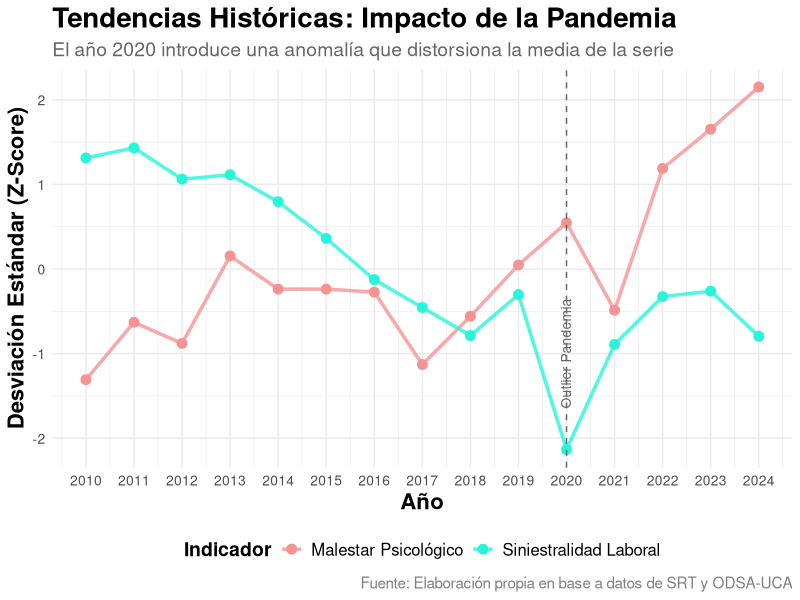
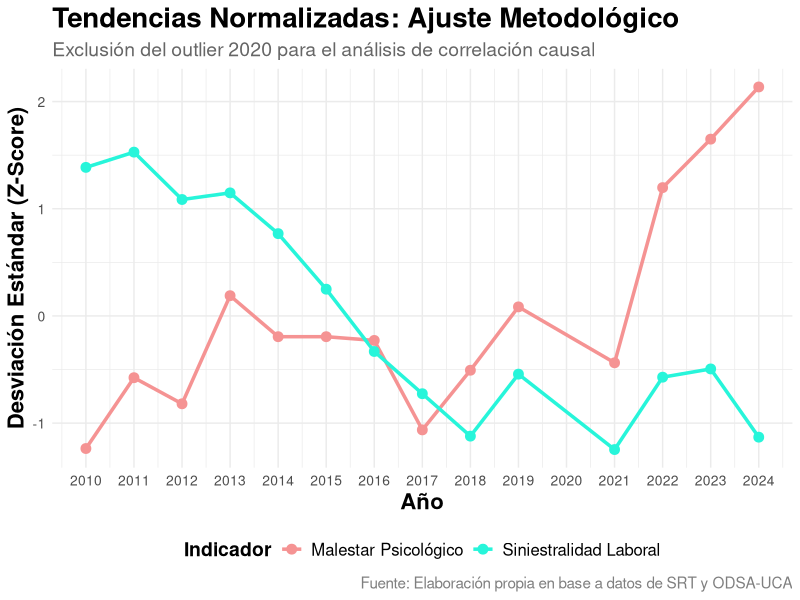
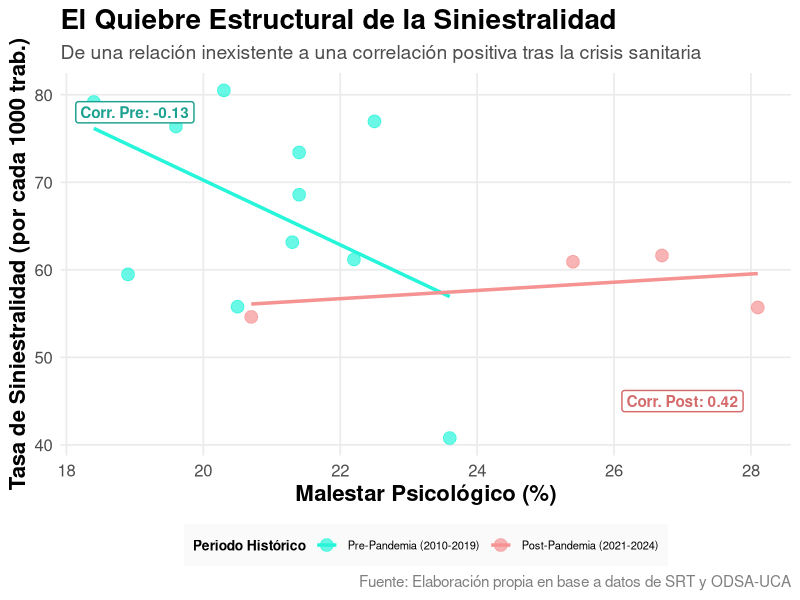
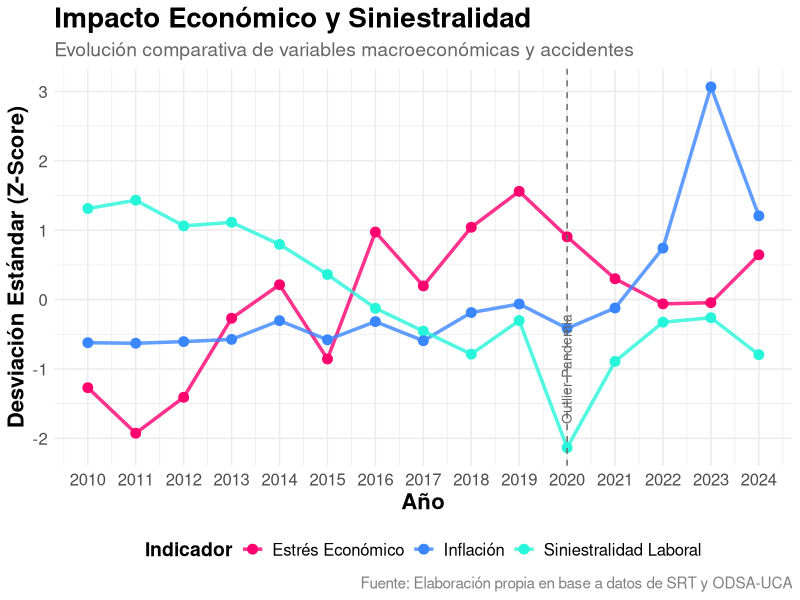
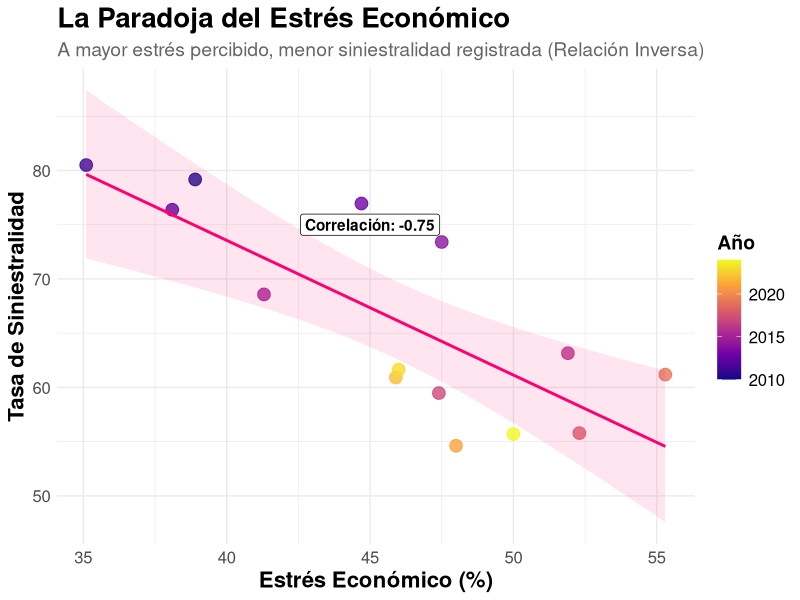
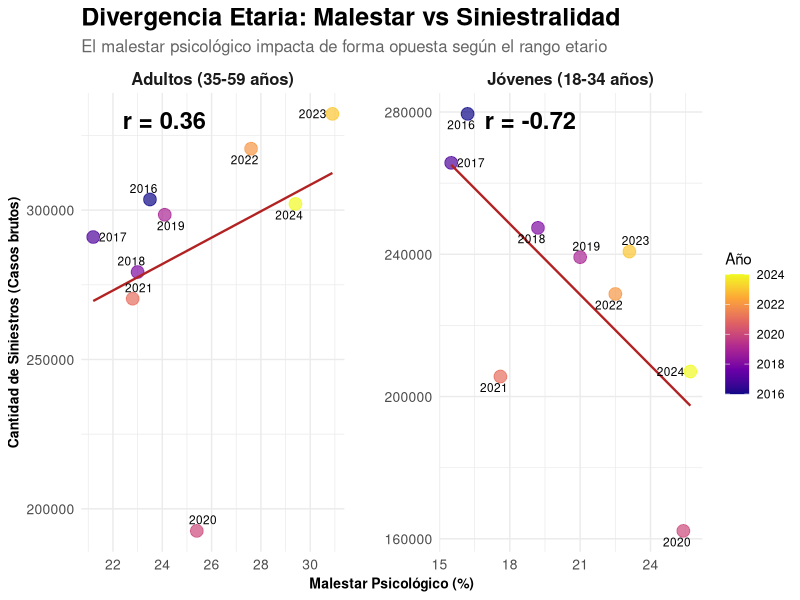

Recreate these plots in R, in order.
## ---- chunk 1
knitr::opts_chunk$set(
  echo = TRUE,
  warning = FALSE,
  message = FALSE,
  fig.align = "center"
)
## ---- chunk 2
library(tidyverse)   # Limpieza y manipulación (dplyr, ggplot2, tidyr)  
library(lubridate)
library(knitr)
library(kableExtra)
library(readxl)
library(ggrepel)

## ---- chunk 3

df_salud_laboral <- read_excel("./data/Libro1.xlsx") #  Carga de dataset siniestralidad, malestar psicológico y datos económicos

## ---- chunk 4
df_salud_laboral %>%
  head(5) %>%
  kable(caption = "Primeros registros del dataset principal") %>%
  kable_styling(bootstrap_options = c("striped", "hover", "condensed", "responsive"))
## ---- chunk 5

tabla_sexo <- read_excel("./data/Libro2.xlsx") #Datos Estratificados por sexo

## ---- chunk 6
head(tabla_sexo)%>%
  head(5) %>%
  kable(caption = "Primeros registros del dataset principal") %>%
  kable_styling(bootstrap_options = c("striped", "hover", "condensed", "responsive"))
## ---- chunk 7

df_edad <- read_excel("./data/Libro3.xlsx") #Datos Estratificados por edad

## ---- chunk 8
head(df_edad)%>%
  head(5) %>%
  kable(caption = "Primeros registros del dataset principal") %>%
  kable_styling(bootstrap_options = c("striped", "hover", "condensed", "responsive"))
## ---- chunk 9

# Preparación de Tabla de Trabajo

df_analisis <- df_salud_laboral %>%
  mutate(
    tasa_siniestralidad = (Accidentabilidad_Laboral / Trab_Activos) * 1000,
  )

# Calculo de Correlación

cor_malestar <- cor(df_analisis$Malestar_Total, df_analisis$tasa_siniestralidad)
cor_malestar
## ---- chunk 10
# Definimos colores

colores_voro <- c("siniestralidad_z" = "#27F5DA", "malestar_z" = "#F59393")

# --- GRÁFICA 1: ESCENARIO TOTAL (CON 2020) ---

df_con_2020 <- df_analisis %>%
  select(Anio, Malestar_Total, tasa_siniestralidad) %>%
  mutate(
    malestar_z = (Malestar_Total - mean(Malestar_Total)) / sd(Malestar_Total),   # Normalización Z
    siniestralidad_z = (tasa_siniestralidad - mean(tasa_siniestralidad)) / sd(tasa_siniestralidad)  #Normalización Z
  ) %>%
  pivot_longer(cols = c(malestar_z, siniestralidad_z), names_to = "Variable", values_to = "Valor")

plot_con_2020 <- ggplot(df_con_2020, aes(x = Anio, y = Valor, color = Variable)) +
  geom_line(size = 1.2, alpha = 0.8) +
  geom_point(size = 3) +
  geom_vline(xintercept = 2020, linetype = "dashed", color = "gray40") +
  annotate("text", x = 2020.2, y = -1.0, label = "Outlier Pandemia", 
           angle = 90, vjust = -0.5, color = "gray40", size = 3.5) +
  scale_x_continuous(breaks = 2010:2024) +
  scale_color_manual(values = colores_voro, 
                     labels = c("Malestar Psicológico", "Siniestralidad Laboral")) +
  theme_minimal() +
  labs(title = "Tendencias Históricas: Impacto de la Pandemia",
       subtitle = "El año 2020 introduce una anomalía que distorsiona la media de la serie",
       caption = "Fuente: Elaboración propia en base a datos de SRT y ODSA-UCA",
       y = "Desviación Estándar (Z-Score)", x = "Año", color = "Indicador") +
  theme(
    legend.position = "bottom",
    
    # TÍTULO EXTRA GRANDE
    plot.title = element_text(size = 20, face = "bold", hjust = 0),
    
    # SUBTÍTULO MEDIANO
    plot.subtitle = element_text(size = 14, color = "gray40", hjust = 0),
    
    # EJES GRANDES
    axis.title = element_text(size = 16, face = "bold"),
    axis.text = element_text(size = 10),
    
    # LEYENDA GRANDE
    legend.title = element_text(size = 14, face = "bold"),
    legend.text = element_text(size = 12),
    
    # CAPTION
    plot.caption = element_text(size = 11, color = "gray50", hjust = 1)
  )
plot_con_2020
## ---- chunk 11
# --- GRÁFICA 2: ESCENARIO FILTRADO (SIN 2020) ---
df_sin_2020 <- df_analisis %>%
  filter(Anio != 2020) %>%
  select(Anio, Malestar_Total, tasa_siniestralidad) %>%
  mutate(
    malestar_z = (Malestar_Total - mean(Malestar_Total)) / sd(Malestar_Total), #Normalización Z
    siniestralidad_z = (tasa_siniestralidad - mean(tasa_siniestralidad)) / sd(tasa_siniestralidad) #Normalización Z
  ) %>%
  pivot_longer(cols = c(malestar_z, siniestralidad_z), names_to = "Variable", values_to = "Valor")

plot_sin_2020 <- ggplot(df_sin_2020, aes(x = Anio, y = Valor, color = Variable)) +
  geom_line(size = 1.2) +
  geom_point(size = 3) +
  # Dejamos el hueco en 2020 para honestidad visual
  scale_x_continuous(breaks = 2010:2024) +
  scale_color_manual(values = colores_voro, 
                     labels = c("Malestar Psicológico", "Siniestralidad Laboral")) +
  theme_minimal() +
  labs(title = "Tendencias Normalizadas: Ajuste Metodológico",
       subtitle = "Exclusión del outlier 2020 para el análisis de correlación causal",
       caption = "Fuente: Elaboración propia en base a datos de SRT y ODSA-UCA",
       y = "Desviación Estándar (Z-Score)", x = "Año", color = "Indicador") +
  theme(
    legend.position = "bottom",
    
    # TÍTULO EXTRA GRANDE
    plot.title = element_text(size = 20, face = "bold", hjust = 0),
    
    # SUBTÍTULO MEDIANO
    plot.subtitle = element_text(size = 14, color = "gray40", hjust = 0),
    
    # EJES GRANDES
    axis.title = element_text(size = 16, face = "bold"),
    axis.text = element_text(size = 10),
    
    # LEYENDA GRANDE
    legend.title = element_text(size = 14, face = "bold"),
    legend.text = element_text(size = 12),
    
    # CAPTION
    plot.caption = element_text(size = 11, color = "gray50", hjust = 1)
  )
# Visualizar
print(plot_sin_2020)
## ---- chunk 12
## Correlaciones
# Pre pandemia

cor_prepan <- cor(df_analisis %>% filter(Anio <= 2019) %>% pull(Malestar_Total),
                  df_analisis %>% filter(Anio <= 2019) %>% pull(tasa_siniestralidad),
                  use = "complete.obs")
cor_prepan

# Post pandemia
cor_postpan <- cor(df_analisis %>% filter(Anio >= 2021) %>% pull(Malestar_Total),
                   df_analisis %>% filter(Anio >= 2021) %>% pull(tasa_siniestralidad),
                   use = "complete.obs")
cor_postpan
## ---- chunk 13
ggplot(df_analisis, aes(x = Malestar_Total, y = tasa_siniestralidad, color = Anio >= 2021)) +
  
  # Puntos con transparencia (alpha)
  geom_point(size = 4, alpha = 0.7) +
  
  # Líneas de tendencia un poco más gruesas
  
  geom_smooth(method = "lm", se = FALSE, size = 1.2) +
  
  # ANOTACIONES DE CORRELACIÓN

  annotate("label", x = 19, y = 78, 
           label = paste0("Corr. Pre: ", round(cor_prepan, 2)), 
           color = "#1DA190", fontface = "bold", fill = "white", label.size = 0.5) +
  annotate("label", x = 27, y = 45, 
           label = paste0("Corr. Post: ", round(cor_postpan, 2)), 
           color = "#D46A6A", fontface = "bold", fill = "white", label.size = 0.5) +
  
  # Colores 
  scale_color_manual(values = c("FALSE" = "#27F5DA", "TRUE" = "#F59393"), 
                     labels = c("Pre-Pandemia (2010-2019)", "Post-Pandemia (2021-2024)")) +
  
  # Etiquetas claras
  labs(title = "El Quiebre Estructural de la Siniestralidad",
       subtitle = "De una relación inexistente a una correlación positiva tras la crisis sanitaria",
       x = "Malestar Psicológico (%)", 
       y = "Tasa de Siniestralidad (por cada 1000 trab.)",
       color = "Periodo Histórico",
       caption = "Fuente: Elaboración propia en base a datos de SRT y ODSA-UCA") +
  
  # MEJORAS DE TEMA
  theme_minimal(base_size = 13) +
  theme(
    plot.title = element_text(face = "bold", size = 20),
    plot.subtitle = element_text(color = "gray30", size=14),
    legend.position = "bottom", 
    legend.background = element_rect(fill = "gray98", color = NA),
    panel.grid.minor = element_blank(), # Limpiamos ruido visual,
    axis.title = element_text(size = 16, face = "bold"),
    axis.text = element_text(size = 12),
    
    legend.title = element_text(size = 10, face = "bold"),
    legend.text = element_text(size = 8),
    
    plot.caption = element_text(size = 11, color = "gray50", hjust = 1)
  )
## ---- chunk 14
# --- GRÁFICA: ESCENARIO TOTAL ECONÓMICOS (CON 2020) ---

# Definimos una paleta de 3 colores para esta sección
colores_econ <- c("siniestralidad_z" = "#27F5DA", 
                  "inflacion_z" = "#3A86FF", 
                  "estres_econ_z" = "#FF006E")

df_econ_2020 <- df_analisis %>%
  
  # Normalización de variables
  select(Anio, Estress_Econ, tasa_siniestralidad, Inflacion) %>% 
  mutate(
    siniestralidad_z = (tasa_siniestralidad - mean(tasa_siniestralidad)) / sd(tasa_siniestralidad),
    inflacion_z = (Inflacion - mean(Inflacion)) / sd(Inflacion),
    estres_econ_z = (Estress_Econ - mean(Estress_Econ)) / sd(Estress_Econ)
  ) %>%
  pivot_longer(cols = c(siniestralidad_z, inflacion_z, estres_econ_z), 
               names_to = "Variable", 
               values_to = "Valor")

#Gráfico

ggplot(df_econ_2020, aes(x = Anio, y = Valor, color = Variable)) +
  geom_line(size = 1.2, alpha = 0.8) +
  geom_point(size = 3) +
  geom_vline(xintercept = 2020, linetype = "dashed", color = "gray40") +
  annotate("text", x = 2020.2, y = -1, label = "Outlier Pandemia", 
           angle = 90, vjust = -0.5, color = "gray40", size = 3.5) +
  scale_x_continuous(breaks = 2010:2024) +
  # ACTUALIZADO: Etiquetas para las 3 variables
  scale_color_manual(values = colores_econ, 
                     labels = c("Estrés Económico", "Inflación", "Siniestralidad Laboral")) +
  theme_minimal() +
  labs(title = "Impacto Económico y Siniestralidad",
       subtitle = "Evolución comparativa de variables macroeconómicas y accidentes",
       caption = "Fuente: Elaboración propia en base a datos de SRT y ODSA-UCA",
       y = "Desviación Estándar (Z-Score)", 
       x = "Año", 
       color = "Indicador") +
  theme(
    legend.position = "bottom",
    
    # TÍTULO EXTRA GRANDE
    plot.title = element_text(size = 20, face = "bold", hjust = 0),
    
    # SUBTÍTULO MEDIANO
    plot.subtitle = element_text(size = 14, color = "gray40", hjust = 0),
    
    # EJES GRANDES
    axis.title = element_text(size = 16, face = "bold"),
    axis.text = element_text(size = 12),
    
    # LEYENDA GRANDE
    legend.title = element_text(size = 14, face = "bold"),
    legend.text = element_text(size = 12),
    
    # CAPTION
    plot.caption = element_text(size = 11, color = "gray50", hjust = 1)
  )

## ---- chunk 15
# Calculamos la correlación para la etiqueta
cor_val <- cor(df_analisis$Estress_Econ, df_analisis$tasa_siniestralidad, use="complete.obs")

ggplot(df_analisis %>% filter(Anio != 2020), aes(x = Estress_Econ, y = tasa_siniestralidad)) +
  geom_point(aes(color = Anio), size = 4, alpha = 0.8) +
  # Añadimos la línea de regresión para ver la "dirección" de la relación
  geom_smooth(method = "lm", color = "#FF006E", fill = "#FF006E", alpha = 0.1) +
  # Coloreamos los puntos por año para ver la evolución temporal
  scale_color_viridis_c(option = "plasma") + 
  annotate("label", x = 45, y = 75, 
           label = paste0("Correlación: ", round(cor_val, 2)), 
           fill = "white", fontface = "bold") +
  theme_minimal() +
  labs(title = "La Paradoja del Estrés Económico",
       subtitle = "A mayor estrés percibido, menor siniestralidad registrada (Relación Inversa)",
       x = "Estrés Económico (%)",
       y = "Tasa de Siniestralidad",
       color = "Año") +
  theme(
   
    # TÍTULO EXTRA GRANDE
    plot.title = element_text(size = 20, face = "bold", hjust = 0),
    
    # SUBTÍTULO MEDIANO
    plot.subtitle = element_text(size = 14, color = "gray40", hjust = 0),
    
    # EJES GRANDES
    axis.title = element_text(size = 16, face = "bold"),
    axis.text = element_text(size = 12),
    
    # LEYENDA GRANDE
    legend.title = element_text(size = 14, face = "bold"),
    legend.text = element_text(size = 12),
  )
    
## ---- chunk 16
 # Correlación Grupo 18-34
  cor_jovenes <- cor(df_edad$Mpsic_18a34, df_edad$CantSin_18a34, use="complete.obs")
  
  # Correlación Grupo 35-59
  cor_adultos <- cor(df_edad$Mpsic_35a59, df_edad$CantSin_35a59, use="complete.obs")
  
  # Correlación Grupo 60+
  cor_mayores <- cor(df_edad$Mpsic_60mas, df_edad$CantSin_60mas, use="complete.obs")
  
  # Resultados
  print(paste("Corr. Jóvenes (18-34):", round(cor_jovenes, 3)))
  print(paste("Corr. Adultos (35-59):", round(cor_adultos, 3)))
  print(paste("Corr. Mayores (60+):", round(cor_mayores, 3)))
  
 # 1. Creamos el dataframe de etiquetas con posiciones relativas
  
  cor_labels <- data.frame(
    Grupo = c("Jóvenes (18-34 años)", "Adultos (35-59 años)"),
    x = c(-Inf, -Inf), 
    y = c(Inf, Inf),
    label = c(
      paste0("r = ", round(cor_jovenes, 2)),
      paste0("r = ", round(cor_adultos, 2))
    ),
    # Aquí definimos un ajuste distinto para cada uno si hace falta
    ajuste_h = c(-0.5, -0.5) # Probá con 1.2 o 1.5 para alejarlos del borde
  )
  
  
  # Armado de tabla
  df_jovenes <- df_edad %>%
    select(Anio, Malestar = Mpsic_18a34, Siniestralidad = CantSin_18a34) %>%
    mutate(Grupo = "Jóvenes (18-34 años)")
  
  df_adultos <- df_edad %>%
    select(Anio, Malestar = Mpsic_35a59, Siniestralidad = CantSin_35a59) %>%
    mutate(Grupo = "Adultos (35-59 años)")
  
  df_scatter_edad <- bind_rows(df_jovenes, df_adultos)
  
  df_scatter_edad <- df_scatter_edad %>%
    filter(!is.na(Malestar) & !is.na(Siniestralidad))
  
  
  ggplot(df_scatter_edad, aes(x = Malestar, y = Siniestralidad)) +
    geom_point(aes(color = Anio), size = 4, alpha = 0.7) +
    geom_smooth(method = "lm", color = "firebrick", se = FALSE, size = 0.8) +
    
    # Usamos ggrepel solo para los años
    
    geom_text_repel(aes(label = Anio), size = 3, segment.alpha = 0.3) +
    
    # 2. Correlación posicionada en la esquina superior izquierda
    geom_text(
      data = cor_labels,
      aes(x = x, y = y, label = label, hjust = ajuste_h),
      inherit.aes = FALSE,
      vjust = 2,  
      size = 6,
      fontface = "bold",
      color = "black"
    ) +
    
    scale_color_viridis_c(option = "plasma") +
    facet_wrap(~Grupo, scales = "free") +
    theme_minimal() +
    labs(
      title = "Divergencia Etaria: Malestar vs Siniestralidad",
      subtitle = "El malestar psicológico impacta de forma opuesta según el rango etario",
      x = "Malestar Psicológico (%)",
      y = "Cantidad de Siniestros (Casos brutos)",
      color = "Año"
    ) +
    theme(
      strip.text = element_text(face = "bold", size = 12),
      panel.spacing = unit(2, "lines"),      # Damos más espacio entre los dos cuadros
      
      plot.title = element_text(size = 18, face = "bold", hjust = 0),
      
      plot.subtitle = element_text(size = 12, color = "gray40", hjust = 0),  # También izquierda
      
      axis.title = element_text(size = 10, face = "bold"),
      axis.text = element_text(size = 10),
    )
  
